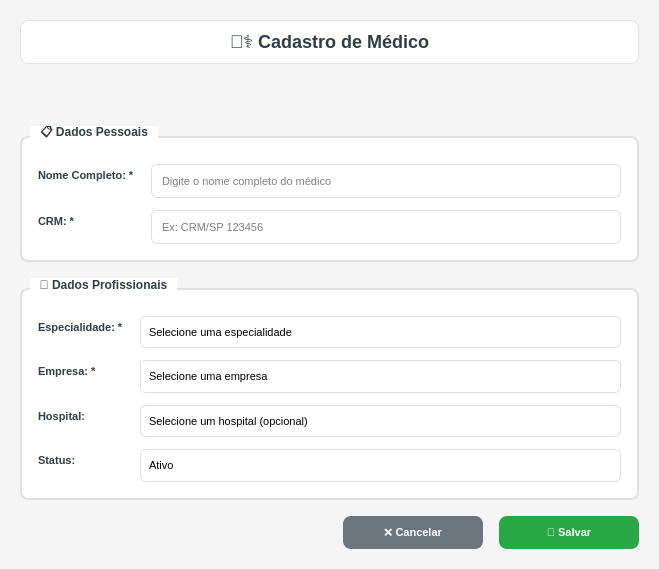
<?xml version="1.0" encoding="UTF-8"?>
<ui version="4.0">
 <class>DoctorForm</class>
 <widget class="QDialog" name="DoctorForm">
  <property name="geometry">
   <rect>
    <x>0</x>
    <y>0</y>
    <width>659</width>
    <height>569</height>
   </rect>
  </property>
  <property name="minimumSize">
   <size>
    <width>600</width>
    <height>500</height>
   </size>
  </property>
  <property name="windowTitle">
   <string>GEM - Cadastro de Médico</string>
  </property>
  <property name="windowIcon">
   <iconset>
    <normaloff>../../images/logo_hepp.png</normaloff>../../images/logo_hepp.png</iconset>
  </property>
  <property name="styleSheet">
   <string notr="true">QDialog {
    background-color: #f5f5f5;
    font-family: 'Segoe UI';
}

QGroupBox {
    font-weight: bold;
    font-size: 12px;
    color: #2F3E46;
    border: 2px solid #e0e0e0;
    border-radius: 8px;
    margin-top: 10px;
    padding-top: 10px;
    background-color: white;
}

QGroupBox::title {
    subcontrol-origin: margin;
    left: 10px;
    padding: 0 8px 0 8px;
    background-color: white;
}

QLabel {
    color: #2F3E46;
    font-weight: bold;
    font-size: 11px;
}

QLineEdit {
    border: 1px solid #ddd;
    border-radius: 6px;
    padding: 8px;
    background-color: white;
    font-size: 11px;
    selection-background-color: #3D5A80;
}

QLineEdit:focus {
    border: 2px solid #3D5A80;
    background-color: #f8f9ff;
}

QComboBox {
    border: 1px solid #ddd;
    border-radius: 6px;
    padding: 8px;
    background-color: white;
    font-size: 11px;
    selection-background-color: #3D5A80;
}

QComboBox:focus {
    border: 2px solid #3D5A80;
}

QComboBox::drop-down {
    border: none;
    width: 20px;
}

QComboBox::down-arrow {
    image: url();
    border: 1px solid #3D5A80;
    width: 8px;
    height: 8px;
    background-color: #3D5A80;
}

QPushButton {
    background-color: #3D5A80;
    color: white;
    border: none;
    border-radius: 8px;
    padding: 10px 20px;
    font-weight: bold;
    font-size: 11px;
    min-width: 100px;
}

QPushButton:hover {
    background-color: #2E4A66;
}

QPushButton:pressed {
    background-color: #1D3557;
}

QPushButton#btnSalvar {
    background-color: #28a745;
}

QPushButton#btnSalvar:hover {
    background-color: #218838;
}

QPushButton#btnSalvar:pressed {
    background-color: #1e7e34;
}

QPushButton#btnCancelar {
    background-color: #6c757d;
}

QPushButton#btnCancelar:hover {
    background-color: #5a6268;
}

QPushButton#btnCancelar:pressed {
    background-color: #4e555b;
}

QLabel#lblMensagem {
    padding: 8px;
    border-radius: 6px;
    font-weight: bold;
    font-size: 12px;
}

QLabel#lblMensagem[tipo=&quot;sucesso&quot;] {
    background-color: #d4edda;
    color: #155724;
    border: 1px solid #c3e6cb;
}

QLabel#lblMensagem[tipo=&quot;erro&quot;] {
    background-color: #f8d7da;
    color: #721c24;
    border: 1px solid #f5c6cb;
}

QLabel#lblMensagem[tipo=&quot;aviso&quot;] {
    background-color: #fff3cd;
    color: #856404;
    border: 1px solid #ffeaa7;
}
</string>
  </property>
  <property name="modal">
   <bool>true</bool>
  </property>
  <layout class="QVBoxLayout" name="mainLayout">
   <property name="spacing">
    <number>16</number>
   </property>
   <property name="leftMargin">
    <number>20</number>
   </property>
   <property name="topMargin">
    <number>20</number>
   </property>
   <property name="rightMargin">
    <number>20</number>
   </property>
   <property name="bottomMargin">
    <number>20</number>
   </property>
   <item>
    <widget class="QLabel" name="lblTitulo">
     <property name="styleSheet">
      <string notr="true">QLabel {
    font-size: 18px;
    font-weight: bold;
    color: #2F3E46;
    padding: 10px;
    background-color: white;
    border-radius: 8px;
    border: 1px solid #e0e0e0;
}</string>
     </property>
     <property name="text">
      <string>👨‍⚕️ Cadastro de Médico</string>
     </property>
     <property name="alignment">
      <set>Qt::AlignCenter</set>
     </property>
    </widget>
   </item>
   <item>
    <widget class="QLabel" name="lblMensagem">
     <property name="visible">
      <bool>false</bool>
     </property>
     <property name="text">
      <string/>
     </property>
     <property name="alignment">
      <set>Qt::AlignCenter</set>
     </property>
    </widget>
   </item>
   <item>
    <widget class="QGroupBox" name="groupDadosPessoais">
     <property name="title">
      <string>📋 Dados Pessoais</string>
     </property>
     <layout class="QFormLayout" name="formLayoutPessoais">
      <property name="horizontalSpacing">
       <number>16</number>
      </property>
      <property name="verticalSpacing">
       <number>12</number>
      </property>
      <property name="leftMargin">
       <number>16</number>
      </property>
      <property name="topMargin">
       <number>16</number>
      </property>
      <property name="rightMargin">
       <number>16</number>
      </property>
      <property name="bottomMargin">
       <number>16</number>
      </property>
      <item row="0" column="0">
       <widget class="QLabel" name="lblNome">
        <property name="text">
         <string>Nome Completo: *</string>
        </property>
       </widget>
      </item>
      <item row="0" column="1">
       <widget class="QLineEdit" name="txtNome">
        <property name="maxLength">
         <number>100</number>
        </property>
        <property name="placeholderText">
         <string>Digite o nome completo do médico</string>
        </property>
        <property name="clearButtonEnabled">
         <bool>true</bool>
        </property>
       </widget>
      </item>
      <item row="1" column="0">
       <widget class="QLabel" name="lblCrm">
        <property name="text">
         <string>CRM: *</string>
        </property>
       </widget>
      </item>
      <item row="1" column="1">
       <widget class="QLineEdit" name="txtCrm">
        <property name="maxLength">
         <number>20</number>
        </property>
        <property name="placeholderText">
         <string>Ex: CRM/SP 123456</string>
        </property>
        <property name="clearButtonEnabled">
         <bool>true</bool>
        </property>
       </widget>
      </item>
     </layout>
    </widget>
   </item>
   <item>
    <widget class="QGroupBox" name="groupDadosProfissionais">
     <property name="title">
      <string>🏥 Dados Profissionais</string>
     </property>
     <layout class="QFormLayout" name="formLayoutProfissionais">
      <property name="horizontalSpacing">
       <number>16</number>
      </property>
      <property name="verticalSpacing">
       <number>12</number>
      </property>
      <property name="leftMargin">
       <number>16</number>
      </property>
      <property name="topMargin">
       <number>16</number>
      </property>
      <property name="rightMargin">
       <number>16</number>
      </property>
      <property name="bottomMargin">
       <number>16</number>
      </property>
      <item row="0" column="0">
       <widget class="QLabel" name="lblEspecialidade">
        <property name="text">
         <string>Especialidade: *</string>
        </property>
       </widget>
      </item>
      <item row="0" column="1">
       <widget class="QComboBox" name="cmbEspecialidade">
        <property name="editable">
         <bool>false</bool>
        </property>
        <item>
         <property name="text">
          <string>Selecione uma especialidade</string>
         </property>
        </item>
        <item>
         <property name="text">
          <string>Anestesiologia</string>
         </property>
        </item>
        <item>
         <property name="text">
          <string>Cardiologia</string>
         </property>
        </item>
        <item>
         <property name="text">
          <string>Cirurgia Geral</string>
         </property>
        </item>
        <item>
         <property name="text">
          <string>Clínica Médica</string>
         </property>
        </item>
        <item>
         <property name="text">
          <string>Ginecologia</string>
         </property>
        </item>
        <item>
         <property name="text">
          <string>Ortopedia</string>
         </property>
        </item>
        <item>
         <property name="text">
          <string>Pediatria</string>
         </property>
        </item>
       </widget>
      </item>
      <item row="1" column="0">
       <widget class="QLabel" name="lblEmpresa">
        <property name="text">
         <string>Empresa: *</string>
        </property>
       </widget>
      </item>
      <item row="1" column="1">
       <widget class="QComboBox" name="cmbEmpresa">
        <property name="editable">
         <bool>false</bool>
        </property>
        <item>
         <property name="text">
          <string>Selecione uma empresa</string>
         </property>
        </item>
        <item>
         <property name="text">
          <string>Hospital das Clínicas</string>
         </property>
        </item>
        <item>
         <property name="text">
          <string>Hospital Sírio Libanês</string>
         </property>
        </item>
        <item>
         <property name="text">
          <string>Hospital Albert Einstein</string>
         </property>
        </item>
        <item>
         <property name="text">
          <string>Santa Casa</string>
         </property>
        </item>
       </widget>
      </item>
      <item row="2" column="0">
       <widget class="QLabel" name="lblHospital">
        <property name="text">
         <string>Hospital:</string>
        </property>
       </widget>
      </item>
      <item row="2" column="1">
       <widget class="QComboBox" name="cmbHospital">
        <property name="editable">
         <bool>false</bool>
        </property>
        <item>
         <property name="text">
          <string>Selecione um hospital (opcional)</string>
         </property>
        </item>
        <item>
         <property name="text">
          <string>Hospital das Clínicas - Unidade Central</string>
         </property>
        </item>
        <item>
         <property name="text">
          <string>Hospital das Clínicas - Unidade Auxiliar</string>
         </property>
        </item>
        <item>
         <property name="text">
          <string>Hospital Sírio Libanês - Bela Vista</string>
         </property>
        </item>
        <item>
         <property name="text">
          <string>Hospital Sírio Libanês - Itaim</string>
         </property>
        </item>
       </widget>
      </item>
      <item row="3" column="0">
       <widget class="QLabel" name="lblStatus">
        <property name="text">
         <string>Status:</string>
        </property>
       </widget>
      </item>
      <item row="3" column="1">
       <widget class="QComboBox" name="cmbStatus">
        <property name="editable">
         <bool>false</bool>
        </property>
        <property name="currentIndex">
         <number>1</number>
        </property>
        <item>
         <property name="text">
          <string>Inativo</string>
         </property>
        </item>
        <item>
         <property name="text">
          <string>Ativo</string>
         </property>
        </item>
       </widget>
      </item>
     </layout>
    </widget>
   </item>
   <item>
    <spacer name="verticalSpacer">
     <property name="orientation">
      <enum>Qt::Vertical</enum>
     </property>
     <property name="sizeHint" stdset="0">
      <size>
       <width>20</width>
       <height>20</height>
      </size>
     </property>
    </spacer>
   </item>
   <item>
    <layout class="QHBoxLayout" name="buttonsLayout">
     <property name="spacing">
      <number>16</number>
     </property>
     <item>
      <spacer name="horizontalSpacer">
       <property name="orientation">
        <enum>Qt::Horizontal</enum>
       </property>
       <property name="sizeHint" stdset="0">
        <size>
         <width>40</width>
         <height>20</height>
        </size>
       </property>
      </spacer>
     </item>
     <item>
      <widget class="QPushButton" name="btnCancelar">
       <property name="text">
        <string>❌ Cancelar</string>
       </property>
       <property name="shortcut">
        <string>Esc</string>
       </property>
      </widget>
     </item>
     <item>
      <widget class="QPushButton" name="btnSalvar">
       <property name="text">
        <string>💾 Salvar</string>
       </property>
       <property name="shortcut">
        <string>Ctrl+S</string>
       </property>
       <property name="default">
        <bool>true</bool>
       </property>
      </widget>
     </item>
    </layout>
   </item>
  </layout>
 </widget>
 <tabstops>
  <tabstop>txtNome</tabstop>
  <tabstop>txtCrm</tabstop>
  <tabstop>cmbEspecialidade</tabstop>
  <tabstop>cmbEmpresa</tabstop>
  <tabstop>cmbHospital</tabstop>
  <tabstop>cmbStatus</tabstop>
  <tabstop>btnSalvar</tabstop>
  <tabstop>btnCancelar</tabstop>
 </tabstops>
 <resources/>
 <connections/>
</ui>
